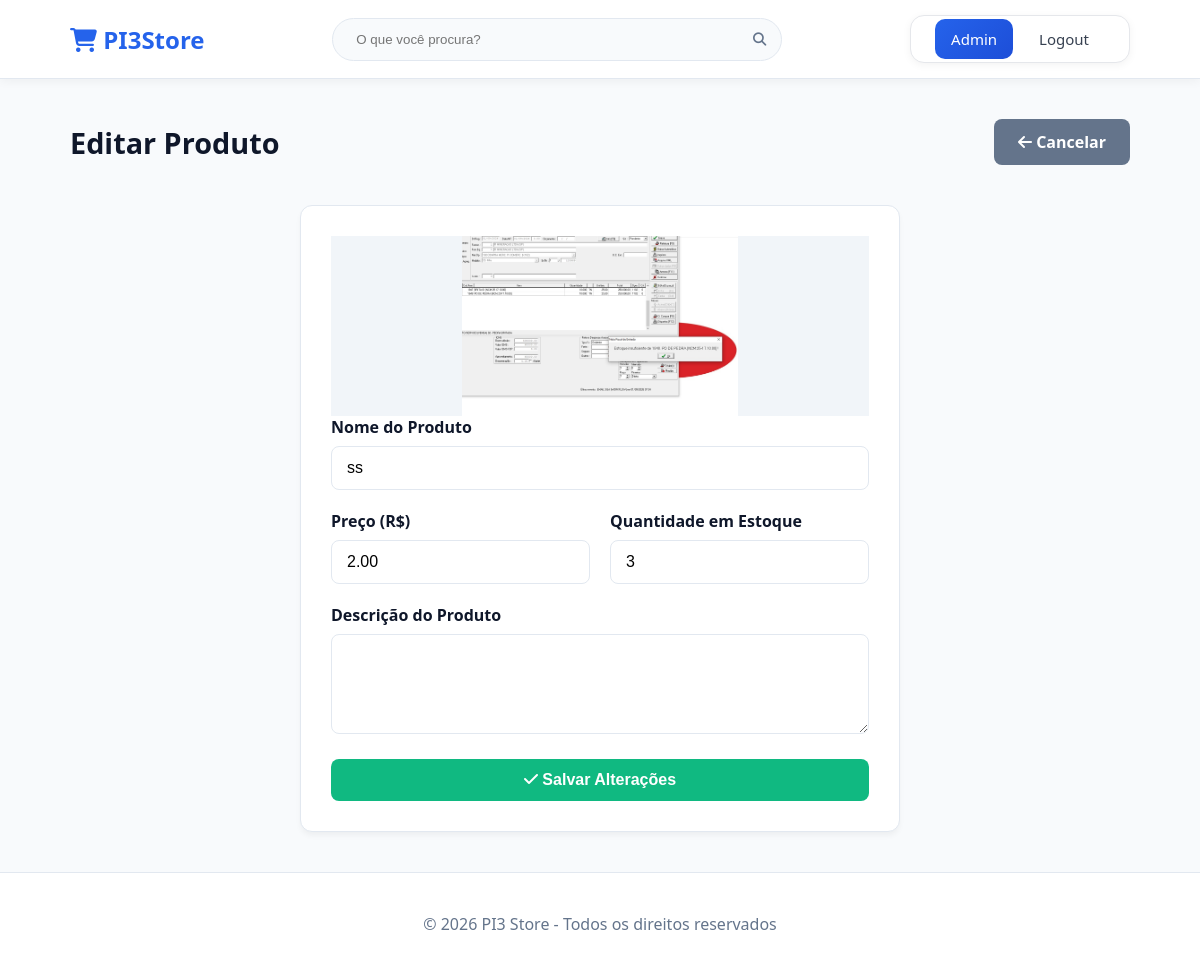
Screenshot of /admin/produtos/editar.php?id=29 (signed in) with the database file from the repository.
### tables this page shows
CREATE TABLE `produtos` (
  `id` int(11) NOT NULL,
  `nome` varchar(100) NOT NULL,
  `preco` decimal(10,2) NOT NULL,
  `descricao` text DEFAULT NULL,
  `data_cadastro` timestamp NOT NULL DEFAULT current_timestamp(),
  `quantidade` int(11) NOT NULL DEFAULT 0,
  `foto` varchar(255) DEFAULT NULL
);

### admin/produtos/editar.php (the view, shortened to what this page needs)
<?php
require_once 'functions.php';
if (isset($_GET['id'])) {
    $id = $_GET['id'];
    try {
        $stmt = $pdo->prepare("SELECT * FROM produtos WHERE id = :id");
        $stmt->execute(['id' => $id]);
        $p = $stmt->fetch();
    } catch (PDOException $e) {
        die("Erro ao carregar produto: " . $e->getMessage());
    }
} else {
    header("Location: listar.php");
    exit;
}
?>
<main class="container">
    <div class="page-header">
        <h1>Editar Produto</h1>
        <a href="listar.php" class="btn btn-secondary">
            <i class="fa-solid fa-arrow-left"></i> Cancelar
        </a>
    </div>
    <div class="form-container">
        <form action="atualizar.php" method="POST">
            <div class="product-image">
                <?php
                $caminho_imagem = '../../assets/img/produtos/' . $p['foto'];
                if (!empty($p['foto']) && file_exists($caminho_imagem)):
                ?>
                    <img src="<?php echo htmlspecialchars($caminho_imagem); ?>" alt="<?php echo htmlspecialchars($p['nome']); ?>">
                <?php else: ?>
                    <i class="fa-solid fa-image"></i>
                <?php endif; ?>
            </div>
            <div class="form-group">
                <label for="nome">Nome do Produto</label>
                <input type="text" id="nome" name="nome" class="form-control" value="<?php echo htmlspecialchars($p['nome']); ?>" required>
            </div>
            <div class="form-group" style="display: grid; grid-template-columns: 1fr 1fr; gap: 20px;">
                <div>
                    <label for="preco">Preço (R$)</label>
                    <input type="number" id="preco" name="preco" class="form-control" step="0.01" value="<?php echo $p['preco']; ?>" required>
                </div>
                <div>
                    <label for="quantidade">Quantidade em Estoque</label>
                    <input type="number" id="quantidade" name="quantidade" class="form-control" value="<?php echo $p['quantidade']; ?>" required>
                </div>
            </div>
            <div class="form-group">
                <label for="descricao">Descrição do Produto</label>
                <textarea id="descricao" name="descricao" class="form-control" rows="4" required><?php echo htmlspecialchars($p['descricao']); ?></textarea>
            </div>
            <button type="submit" class="btn btn-success" style="width: 100%;">
                <i class="fa-solid fa-check"></i> Salvar Alterações
            </button>
        </form>
    </div>
</main>

### css/style.css (style rules this page uses)
:root { --primary: #2563eb; --dark: #0f172a; --success: #10b981; --danger: #ef4444; --bg: #f8fafc; --border: #e2e8f0; }
* { margin: 0; padding: 0; box-sizing: border-box; }
body { font-family: 'Segoe UI', system-ui, sans-serif; background: var(--bg); color: var(--dark); }
.container { max-width: 1100px; margin: 0 auto; padding: 0 20px; }
.product-image { height: 180px; background: #f1f5f9; display: flex; align-items: center; justify-content: center; overflow: hidden; }
.product-image img { width: 100%; height: 100%; object-fit: contain; }
.form-container { background: white; padding: 30px; border-radius: 12px; border: 1px solid var(--border); max-width: 600px; margin: 40px auto; box-shadow: 0 4px 6px -1px rgba(0,0,0,0.05); }
.form-group { margin-bottom: 20px; }
.form-group label { display: block; margin-bottom: 8px; font-weight: 600; color: var(--dark); }
.form-control { width: 100%; padding: 12px 15px; border: 1px solid var(--border); border-radius: 8px; font-size: 1rem; transition: border-color 0.2s; }
textarea.form-control { resize: vertical; min-height: 100px; }
.btn { display: inline-block; padding: 12px 24px; border-radius: 8px; font-weight: 600; text-decoration: none; cursor: pointer; transition: 0.2s; border: none; font-size: 1rem; text-align: center; }
.btn-success { background: var(--success); color: white; }
.btn-secondary { background: #64748b; color: white; }
.page-header { display: flex; justify-content: space-between; align-items: center; margin: 40px 0 20px; }
.page-header h1 { font-size: 1.8rem; color: var(--dark); }

### rows the page displays
produtos: foto (picture), nome "ss", preco "2.00", quantidade "3"
